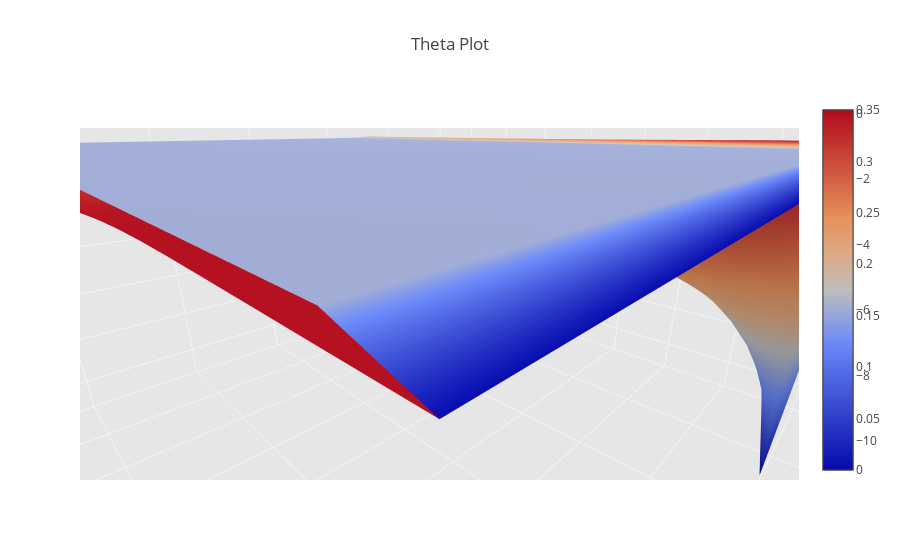

Notebook cell for this chart:
### Code cell
iplot(fig)

### Figure 1 — Plotly figure (JSON) as saved in the notebook; plotly's stock layout.template omitted (floating-point values rounded to 4 significant figures; data arrays with more than 128 entries replaced by an {"elided": "..."} marker saying what was removed)
{"data": [{"name": "Vol Change of -30%", "type": "surface", "x": {"elided": "41x20 float values"}, "y": {"elided": "41x20 int values"}, "z": {"elided": "41x20 float values"}}, {"name": "Vol Change of 30%", "type": "surface", "x": {"elided": "41x20 float values"}, "y": {"elided": "41x20 int values"}, "z": {"elided": "41x20 float values"}}], "layout": {"autosize": true, "scene": {"aspectmode": "manual", "aspectratio": {"x": 2, "y": 2, "z": 1}, "camera": {"center": {"x": 0, "y": 0, "z": 0}, "eye": {"x": 1, "y": 1, "z": 0.5}, "up": {"x": 0, "y": 0, "z": 1}}, "xaxis": {"backgroundcolor": "rgb(230, 230,230)", "gridcolor": "rgb(255, 255, 255)", "showbackground": true, "title": "Underlying Price", "zerolinecolor": "rgb(255, 255, 255)"}, "yaxis": {"backgroundcolor": "rgb(230, 230,230)", "gridcolor": "rgb(255, 255, 255)", "showbackground": true, "title": "DTE Change", "zerolinecolor": "rgb(255, 255, 255)"}, "zaxis": {"backgroundcolor": "rgb(230, 230,230)", "gridcolor": "rgb(255, 255, 255)", "showbackground": true, "title": "Theta", "zerolinecolor": "rgb(255, 255, 255)"}}, "showlegend": false, "title": "Theta Plot"}}
